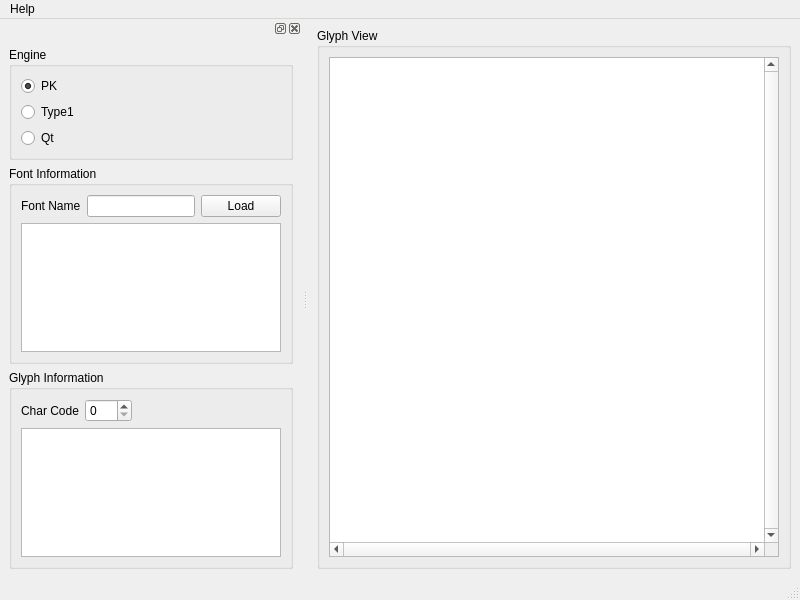
<?xml version="1.0" encoding="UTF-8"?>
<ui version="4.0">
 <class>main_window</class>
 <widget class="QMainWindow" name="main_window">
  <property name="geometry">
   <rect>
    <x>0</x>
    <y>0</y>
    <width>800</width>
    <height>600</height>
   </rect>
  </property>
  <property name="windowTitle">
   <string>TeX Font Viewer</string>
  </property>
  <widget class="QWidget" name="central_widget">
   <layout class="QHBoxLayout" name="horizontalLayout_3">
    <item>
     <widget class="QGroupBox" name="glyph_view_group_box">
      <property name="title">
       <string>Glyph View</string>
      </property>
      <layout class="QVBoxLayout" name="verticalLayout_2">
       <item>
        <widget class="GlyphGraphicsView" name="glyph_graphics_view">
         <property name="verticalScrollBarPolicy">
          <enum>Qt::ScrollBarAlwaysOn</enum>
         </property>
         <property name="horizontalScrollBarPolicy">
          <enum>Qt::ScrollBarAlwaysOn</enum>
         </property>
         <property name="renderHints">
          <set>QPainter::Antialiasing|QPainter::HighQualityAntialiasing|QPainter::SmoothPixmapTransform|QPainter::TextAntialiasing</set>
         </property>
        </widget>
       </item>
      </layout>
     </widget>
    </item>
   </layout>
  </widget>
  <widget class="QMenuBar" name="menubar">
   <property name="geometry">
    <rect>
     <x>0</x>
     <y>0</y>
     <width>800</width>
     <height>28</height>
    </rect>
   </property>
   <widget class="QMenu" name="menuHelp">
    <property name="title">
     <string>Help</string>
    </property>
    <addaction name="help_action"/>
    <addaction name="separator"/>
    <addaction name="about_action"/>
    <addaction name="about_pydvi_action"/>
    <addaction name="about_qt_action"/>
   </widget>
   <addaction name="menuHelp"/>
  </widget>
  <widget class="QStatusBar" name="statusbar"/>
  <widget class="QDockWidget" name="dockWidget">
   <property name="floating">
    <bool>false</bool>
   </property>
   <attribute name="dockWidgetArea">
    <number>1</number>
   </attribute>
   <widget class="QWidget" name="dockWidgetContents">
    <layout class="QVBoxLayout" name="verticalLayout_3">
     <item>
      <widget class="QGroupBox" name="engine_group_box">
       <property name="title">
        <string>Engine</string>
       </property>
       <layout class="QVBoxLayout" name="verticalLayout_5">
        <item>
         <widget class="QRadioButton" name="pk_radio_button">
          <property name="text">
           <string>PK</string>
          </property>
          <property name="checked">
           <bool>true</bool>
          </property>
         </widget>
        </item>
        <item>
         <widget class="QRadioButton" name="type1_radio_button">
          <property name="text">
           <string>Type1</string>
          </property>
         </widget>
        </item>
        <item>
         <widget class="QRadioButton" name="qt_radio_button">
          <property name="text">
           <string>Qt</string>
          </property>
         </widget>
        </item>
       </layout>
      </widget>
     </item>
     <item>
      <widget class="QGroupBox" name="font_information_group_box">
       <property name="sizePolicy">
        <sizepolicy hsizetype="Expanding" vsizetype="Expanding">
         <horstretch>0</horstretch>
         <verstretch>0</verstretch>
        </sizepolicy>
       </property>
       <property name="title">
        <string>Font Information</string>
       </property>
       <layout class="QVBoxLayout" name="verticalLayout">
        <item>
         <layout class="QHBoxLayout" name="horizontalLayout">
          <item>
           <widget class="QLabel" name="font_name_label">
            <property name="text">
             <string>Font Name</string>
            </property>
           </widget>
          </item>
          <item>
           <widget class="QLineEdit" name="font_name_line_edit"/>
          </item>
          <item>
           <widget class="QPushButton" name="load_font_button">
            <property name="text">
             <string>Load</string>
            </property>
           </widget>
          </item>
         </layout>
        </item>
        <item>
         <widget class="QTableView" name="font_information_table_view"/>
        </item>
       </layout>
      </widget>
     </item>
     <item>
      <widget class="QGroupBox" name="glyph_information_group_box">
       <property name="sizePolicy">
        <sizepolicy hsizetype="Expanding" vsizetype="Expanding">
         <horstretch>0</horstretch>
         <verstretch>0</verstretch>
        </sizepolicy>
       </property>
       <property name="title">
        <string>Glyph Information</string>
       </property>
       <layout class="QVBoxLayout" name="verticalLayout_4">
        <item>
         <layout class="QHBoxLayout" name="horizontalLayout_2">
          <item>
           <widget class="QLabel" name="char_code_label">
            <property name="text">
             <string>Char Code</string>
            </property>
           </widget>
          </item>
          <item>
           <widget class="QSpinBox" name="char_code_spin_box">
            <property name="maximum">
             <number>999</number>
            </property>
           </widget>
          </item>
          <item>
           <spacer name="horizontalSpacer">
            <property name="orientation">
             <enum>Qt::Horizontal</enum>
            </property>
            <property name="sizeHint" stdset="0">
             <size>
              <width>40</width>
              <height>20</height>
             </size>
            </property>
           </spacer>
          </item>
         </layout>
        </item>
        <item>
         <widget class="QTableView" name="glyph_information_table_view"/>
        </item>
       </layout>
      </widget>
     </item>
    </layout>
   </widget>
  </widget>
  <action name="about_pydvi_action">
   <property name="text">
    <string>About PyDVI</string>
   </property>
   <property name="toolTip">
    <string>About PyDVI</string>
   </property>
  </action>
  <action name="about_qt_action">
   <property name="text">
    <string>About Qt</string>
   </property>
  </action>
  <action name="about_action">
   <property name="text">
    <string>About</string>
   </property>
   <property name="toolTip">
    <string>About PyDVI Font Viewer</string>
   </property>
  </action>
  <action name="help_action">
   <property name="text">
    <string>Help</string>
   </property>
   <property name="toolTip">
    <string>Help</string>
   </property>
  </action>
 </widget>
 <customwidgets>
  <customwidget>
   <class>GlyphGraphicsView</class>
   <extends>QGraphicsView</extends>
   <header>GlyphGraphicsView.h</header>
  </customwidget>
 </customwidgets>
 <resources>
  <include location="pydvi.qrc"/>
 </resources>
 <connections>
  <connection>
   <sender>font_name_line_edit</sender>
   <signal>editingFinished()</signal>
   <receiver>load_font_button</receiver>
   <slot>click()</slot>
   <hints>
    <hint type="sourcelabel">
     <x>598</x>
     <y>51</y>
    </hint>
    <hint type="destinationlabel">
     <x>729</x>
     <y>54</y>
    </hint>
   </hints>
  </connection>
 </connections>
</ui>
